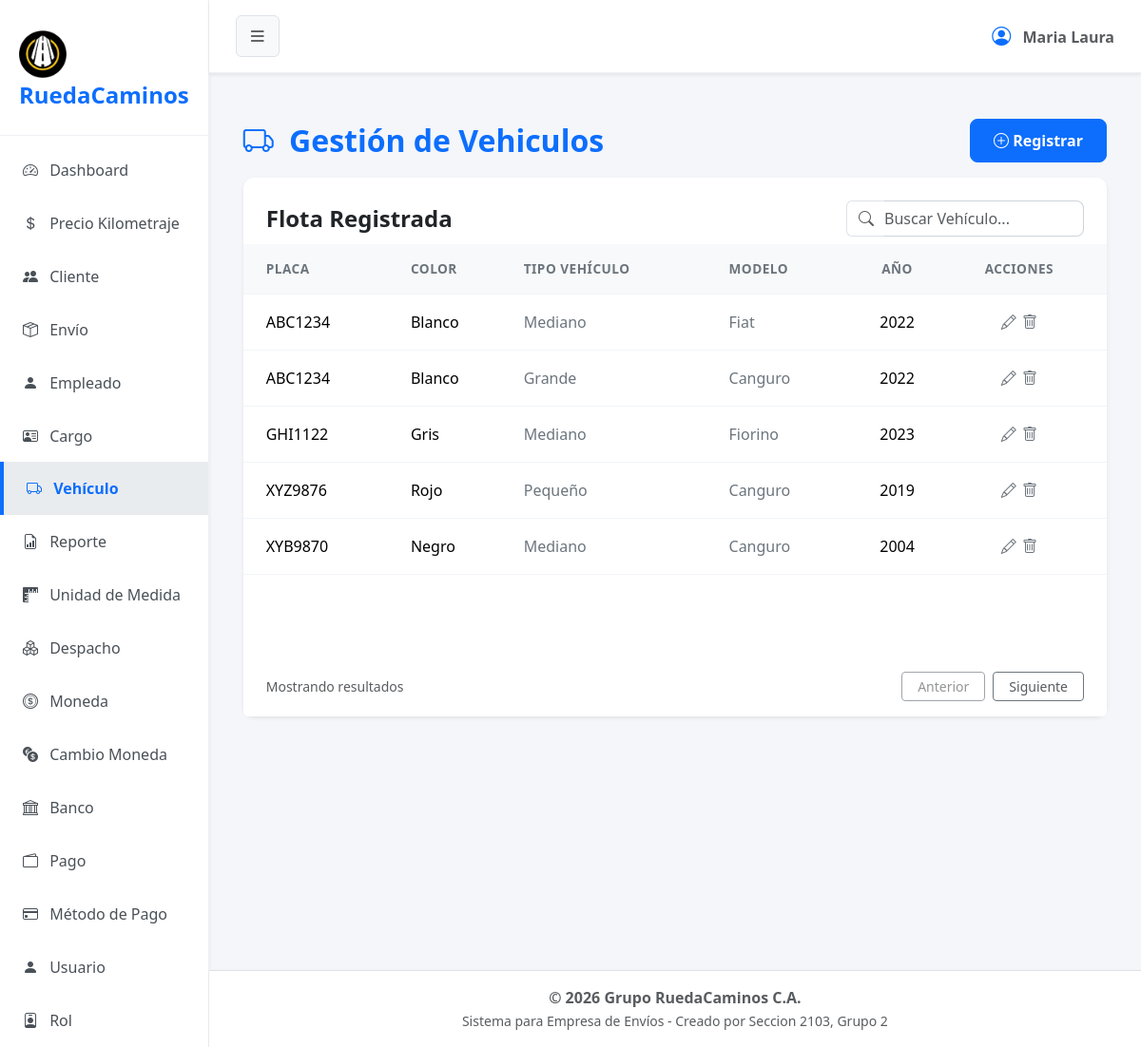
The app's page /?url=vehiculo, older data.
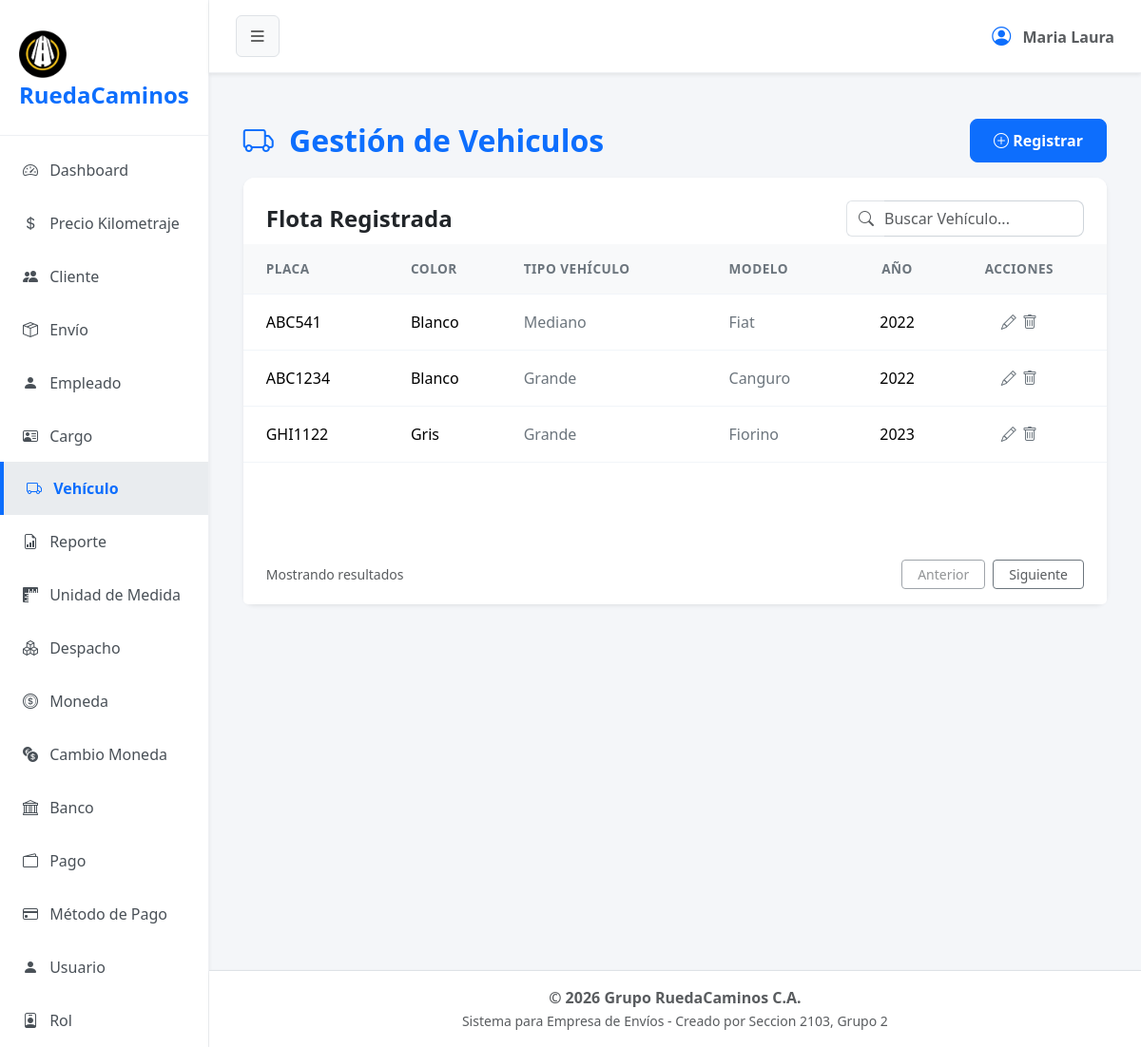
The same page, newer data.
### tables this page shows
CREATE TABLE `vehiculo` (
  `cod_vehiculo` int(2) NOT NULL,
  `placa` varchar(7) NOT NULL,
  `color` varchar(6) NOT NULL,
  `cod_tipovehiculo` int(1) NOT NULL,
  `estado` tinyint(1) NOT NULL,
  `cod_modelo` int(1) NOT NULL,
  `ano` int(4) NOT NULL
);

### app/controller/vehiculoController.php (called while the page is built, shortened)
<?php
    $vehiculo = new Vehiculo();
    $registros = $vehiculo->obt_RegistrosVehiculos();
    include 'app/view/layout/header.php';
    include 'app/view/vehiculo/vehiculoView.php';
    include 'app/view/layout/footer.php';
?>

### index.php (called while the page is built, shortened)
<?php
    $frontController = new FrontController();
?>

### app/config/Conexion.php (called while the page is built, shortened)
<?php
abstract class Conexion
{
    public $host = "localhost";
    public $namedb = "grupo_ruedacaminos";
    public $userdb = "root";
    public $passwd = "";
    public function __construct()
    {
        $this->conexion = $this->getConnection();
    }
    public function getConnection(): PDO
    {
        try {
            $dsn = "mysql:host=" . $this->host . ";dbname=" . $this->namedb . ";charset=utf8";
            $conexion = new PDO($dsn, $this->userdb, $this->passwd);
            $conexion->setAttribute(PDO::ATTR_ERRMODE, PDO::ERRMODE_EXCEPTION);
        } catch (PDOException $error) {
            die('No se pudo conectar a la base de datos, error:' . $error->getMessage());
        }
        return $conexion;
    }
}

### app/model/Vehiculo.php (called while the page is built, shortened)
<?php
class Vehiculo extends Conexion
{
    public function obt_RegistrosVehiculos()
        {
            try {
                $sentencia = "SELECT * FROM vehiculo WHERE estado = 1";
                $select = $this->conexion->prepare($sentencia);
                $select->execute();
                return $select->fetchAll(\PDO::FETCH_ASSOC);
            } catch (\PDOException $e) {
                return [];
            }
        }
}

### app/view/vehiculo/componentes/tabla.php (the view, shortened to what this page needs)
<div class="card-body p-0">
    <div class="table-responsive">
        <table class="table table-hover align-middle mb-0">
            <thead class="table-light table-header-custom">
                <tr>
                    <th class="ps-4">PLACA</th>
                    <th>COLOR</th>
                    <th>TIPO VEHÍCULO</th>
                    <th>MODELO</th>
                    <th class="text-center">AÑO</th>
                    <th class="pe-4 text-center">ACCIONES</th>
                </tr>
            </thead>
            <tbody>
                <?php foreach ($registros as $dato):?>
                    <tr>
                        <td class="ps-4 fw-medium"><?= $dato['placa'] ?></td>
                        <td>
                            <span class="fw-medium"><?= $dato['color'] ?></span>
                        </td>
                        <td class="text-secondary"><?php switch($dato['cod_tipovehiculo']) { case 1: echo "Grande"; break; case 2: echo "Mediano"; break; case 3: echo "Pequeño"; break; default: echo "Desconocido"; } ?></td>
                        <td class="text-secondary"><?php switch($dato['cod_modelo']) { case 1: echo "Fiat"; break; case 2: echo "Canguro"; break; case 3: echo "Fiorino"; break; default: echo "Desconocido"; } ?></td>
                        <td class="text-center">
                            <span class="fw-medium"><?= $dato['ano'] ?></span>
                        </td>
                        <td class="pe-4 text-center">
                            <button type="button" class="btn btn-link text-secondary p-0 m-0 align-baseline" title="Actualizar" data-bs-toggle="modal" data-bs-target="#actualizarVehiculo"
                                datos-cod-vehiculo="<?php echo $dato['cod_vehiculo']; ?>"
                                datos-placa="<?php echo $dato['placa']; ?>"
                                datos-color="<?php echo $dato['color']; ?>"
                                datos-tipovehiculo="<?php echo $dato['cod_tipovehiculo']; ?>"
                                datos-modelo="<?php echo $dato['cod_modelo']; ?>"
                                datos-ano="<?php echo $dato['ano']; ?>"
                                >
                                <i class="bi bi-pencil"></i>
                            </button>
                            <form action="?url=vehiculo" method="POST" style="display: inline;">
                                <fieldset style="display: inline;">
                                    <button type="submit" name="tipoSolicitud" value="eliminar" class="btn btn-link text-secondary p-0 m-0 align-baseline" title="Eliminar" onclick="return confirm('¿Está seguro de eliminar este vehículo?');">
                                        <i class="bi bi-trash"></i>
                                    </button>
                                </fieldset>
                            </form>
                        </td>
                    </tr>
                <?php endforeach; ?>
            </tbody>
        </table>
    </div>
</div>

Row changes from the older to the newer data that the page shows:
no longer on this page (row edited): vehiculo: placa "XYZ9876", color "Rojo", shows "Pequeño", shows "Canguro", ano "2019"
no longer on this page (row edited): vehiculo: placa "XYB9870", color "Negro", shows "Mediano", shows "Canguro", ano "2004"
changed vehiculo: placa "ABC1234" → "ABC541"
changed vehiculo "GHI1122": cod_tipovehiculo "Mediano" → "Grande"
